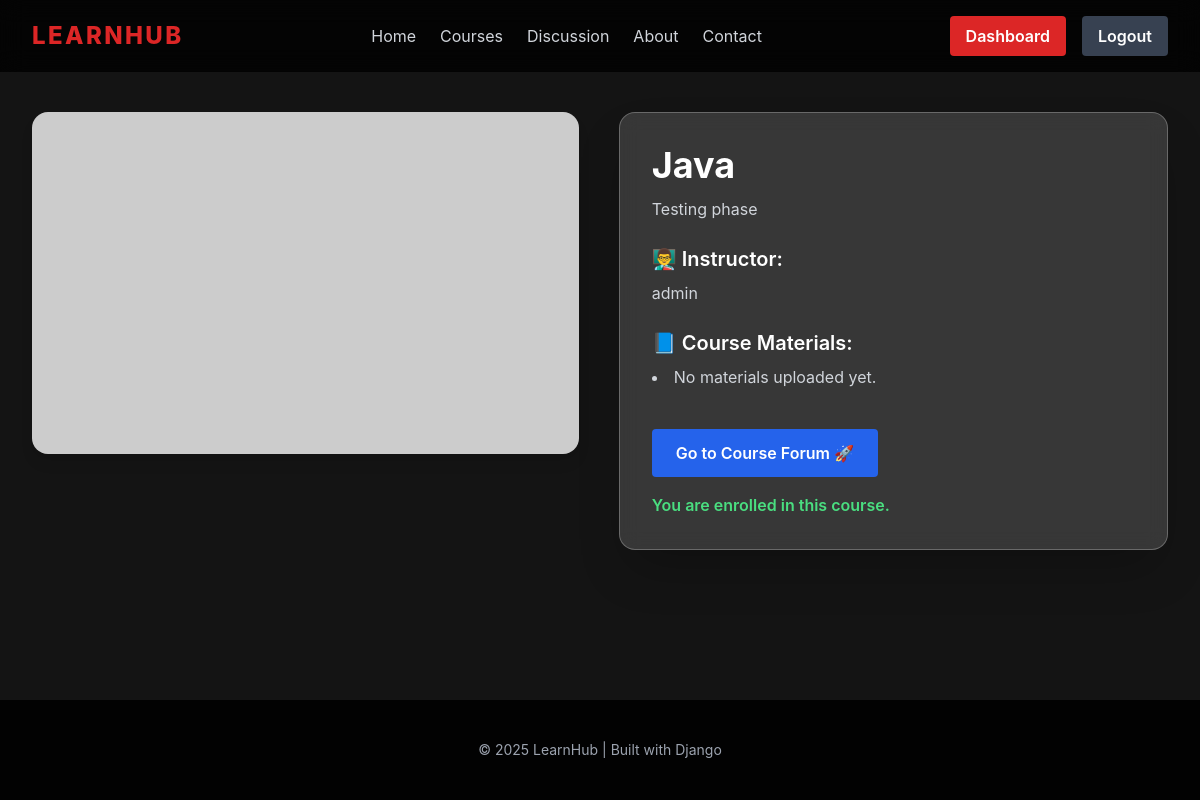
/course/1/ (signed in), run on the app's committed database.
### courses/models.py (models this page shows, shortened)
class Course(models.Model):
    title = models.CharField(max_length=200)
    description = models.TextField()
    instructor = models.ForeignKey(settings.AUTH_USER_MODEL, on_delete=models.CASCADE, limit_choices_to={'role': 'instructor'})
    category = models.ForeignKey(Category, related_name='courses', on_delete=models.SET_NULL, null=True)
    students = models.ManyToManyField(settings.AUTH_USER_MODEL, related_name='enrolled_courses', blank=True)

### users/models.py (models this page shows)
class CustomUser(AbstractUser):
    ROLE_CHOICES = (
        ('student', 'Student'),
        ('instructor', 'Instructor'),
        ('admin', 'Admin'),
    )
    role = models.CharField(max_length=20, choices=ROLE_CHOICES, default='student')

### courses/views.py (the view)
# urls.py: path('<int:pk>/', views.course_detail, name='course_detail'),
@login_required
def course_detail(request, pk):
    course = get_object_or_404(Course, pk=pk)
    enrolled = False
    if request.user.is_authenticated and request.user.role == 'student':
        enrolled = course.students.filter(id=request.user.id).exists()
    materials = course.materials.all()
    return render(request, 'courses/course_detail.html', {
        'course': course,
        'enrolled': enrolled,
        'materials': materials
    })

### templates/courses/course_detail.html (shortened to what this page needs)
{% extends 'base.html' %}
{% block content %}
    <section class="pt-28 px-8 flex flex-col md:flex-row items-start gap-10">
        <img src="https://via.placeholder.com/400x250/1f2937/6b7280?text=Course+Image"
             alt="{{ course.title }}" class="w-full md:w-1/2 course-img shadow-lg" />
        <div class="course-card rounded-2xl p-8 w-full md:w-1/2 shadow-2xl">
            <h1 class="text-4xl font-bold mb-3">{{ course.title }}</h1>
            <p class="text-gray-300 mb-6">{{ course.description }}</p>
            <h2 class="text-xl font-semibold mb-2">👨‍🏫 Instructor:</h2>
            <p class="text-gray-300 mb-6">{{ course.instructor.username }}</p>
            {% if enrolled %}
                <h2 class="text-xl font-semibold mb-2">📘 Course Materials:</h2>
                <ul class="list-disc list-inside text-gray-300 mb-6">
                    {% for material in materials %}
                        <li><a href="{{ material.file.url }}" class="text-red-400 hover:underline" target="_blank">{{ material.title }}</a></li>
                    {% empty %}
                        <li>No materials uploaded yet.</li>
                    {% endfor %}
                </ul>
                <a href="{% url 'question_list' course_id=course.pk %}" class="mt-4 inline-block bg-blue-600 hover:bg-blue-700 text-white px-6 py-3 rounded font-semibold transition">
                    Go to Course Forum 🚀
                </a>
            {% endif %}
            {% if user.is_authenticated and user.role == 'student' %}
                {% if not enrolled %}
                    <form action="{% url 'enroll_in_course' pk=course.pk %}" method="post" class="mt-4">
                        {% csrf_token %}
                        <button type="submit" class="bg-red-600 hover:bg-red-700 text-white px-6 py-3 rounded font-semibold transition">Enroll Now</button>
                    </form>
                {% else %}
                    <p class="text-green-400 font-semibold mt-4">You are enrolled in this course.</p>
                {% endif %}
            {% elif not user.is_authenticated %}
                 <a href="{% url 'login' %}" class="mt-4 inline-block bg-red-600 hover:bg-red-700 text-white px-6 py-3 rounded font-semibold transition">Login to Enroll</a>
            {% endif %}
        </div>
    </section>
{% endblock %}

### data on the page
Course: title "Java", description "Testing phase", instructor.username "admin"
